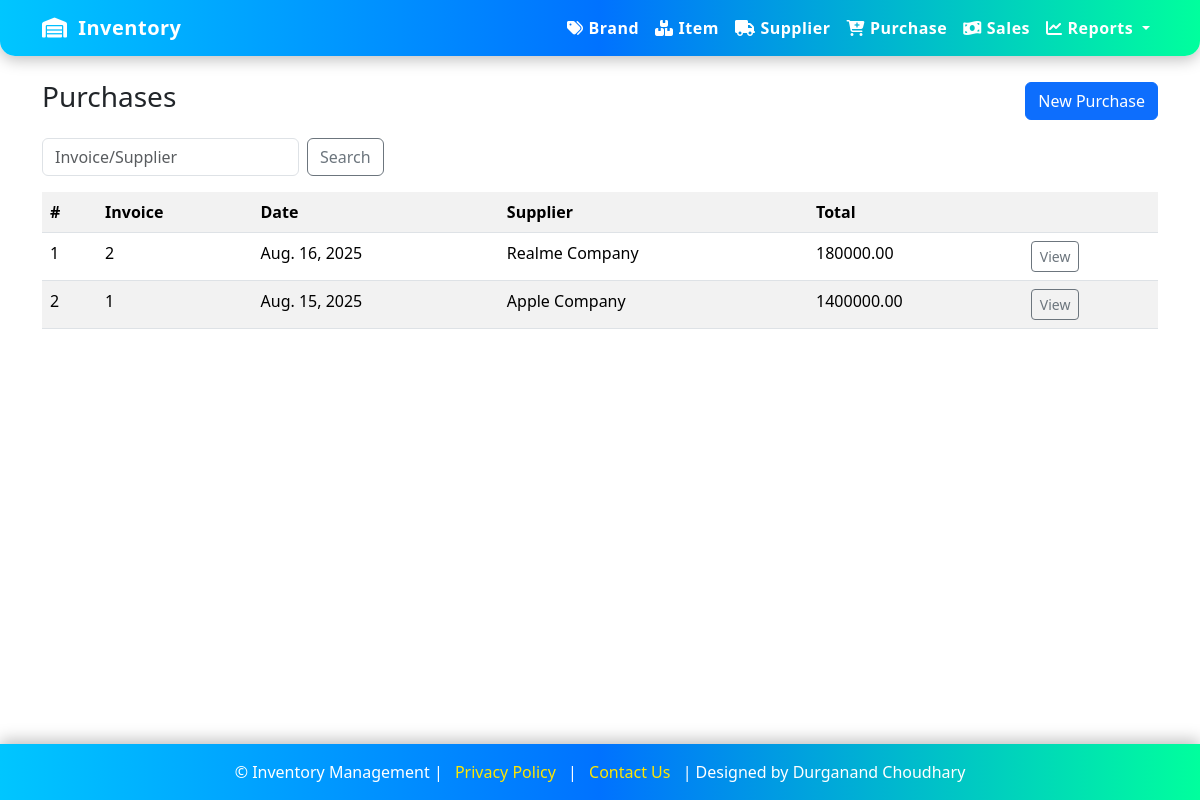
Page /purchases/ on the committed database.
### inventory/models.py (models this page shows, shortened)
class PurchaseMaster(models.Model):  # purchase_mstr 4
    invoice_no = models.CharField(max_length=50)
    invoice_date = models.DateField()
    supplier = models.ForeignKey(Supplier, on_delete=models.SET_NULL, null=True, blank=True)
    total_amount = models.DecimalField(max_digits=14, decimal_places=2, default=0)
    status = models.BooleanField(default=True)
    datetime = models.DateTimeField(default=timezone.now)

class Supplier(models.Model):  # supplier_mstr 3
    supplier_name = models.CharField(max_length=150)
    mobile_no = models.CharField(max_length=20, blank=True)
    address = models.TextField(blank=True)
    status = models.BooleanField(default=True)
    datetime = models.DateTimeField(default=timezone.now)
    def __str__(self):
        return self.supplier_name

### inventory/views.py (the view)
# urls.py: path('purchases/', views.purchase_list, name='purchase_list'),
def purchase_list(request):
    q = request.GET.get('q', '')
    objs = PurchaseMaster.objects.select_related('supplier').order_by('-invoice_date','-id')
    if q:
        objs = objs.filter(Q(invoice_no__icontains=q)|Q(supplier__supplier_name__icontains=q))
    return render(request, 'inventory/purchase_list.html', {'objects': objs, 'q': q})

### inventory/templates/inventory/purchase_list.html
{% extends 'inventory/base.html' %}
{% block content %}
<div class="d-flex justify-content-between align-items-center mb-3">
  <h3>Purchases</h3>
  <a class="btn btn-primary" href="{% url 'purchase_create' %}">New Purchase</a>
</div>
<form class="row g-2 mb-3">
  <div class="col-auto"><input class="form-control" name="q" placeholder="Invoice/Supplier" value="{{ q }}"></div>
  <div class="col-auto"><button class="btn btn-outline-secondary">Search</button></div>
</form>
<table class="table table-striped">
  <tr><th>#</th><th>Invoice</th><th>Date</th><th>Supplier</th><th>Total</th><th></th></tr>
  {% for o in objects %}
  <tr>
    <td>{{ forloop.counter }}</td>
    <td>{{ o.invoice_no }}</td>
    <td>{{ o.invoice_date }}</td>
    <td>{{ o.supplier }}</td>
    <td>{{ o.total_amount }}</td>
    <td><a class="btn btn-sm btn-outline-secondary" href="{% url 'purchase_detail' o.pk %}">View</a></td>
  </tr>
  {% empty %}<tr><td colspan="6">No purchases.</td></tr>{% endfor %}
</table>
{% endblock %}

### inventory/templates/inventory/base.html (style rules this page uses)
html, body { height: 100%; }
body { display: flex; flex-direction: column; }

### rows in the picture
PurchaseMaster: invoice_no "2", invoice_date "Aug. 16, 2025", supplier "Realme Company", total_amount "180000.00"
PurchaseMaster: invoice_no "1", invoice_date "Aug. 15, 2025", supplier "Apple Company", total_amount "1400000.00"
